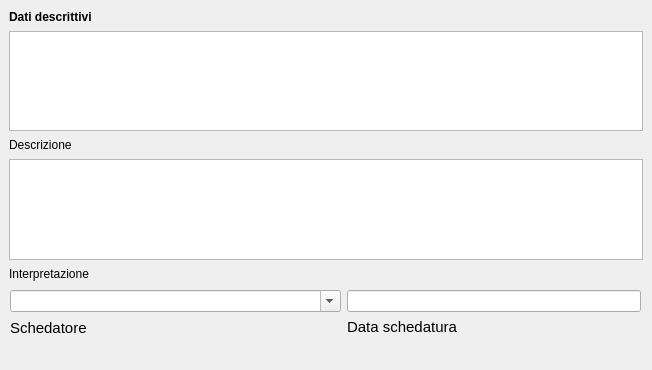
   <widget class="QWidget" name="tab">
    <attribute name="title">
     <string>Dati descrittivi</string>
    </attribute>
    <widget class="QLabel" name="label_13">
     <property name="geometry">
      <rect>
       <x>9</x>
       <y>9</y>
       <width>95</width>
       <height>16</height>
      </rect>
     </property>
     <property name="font">
      <font>
       <weight>75</weight>
       <bold>true</bold>
      </font>
     </property>
     <property name="text">
      <string>Dati descrittivi</string>
     </property>
    </widget>
    <widget class="QTextEdit" name="textEdit_descrizione">
     <property name="geometry">
      <rect>
       <x>9</x>
       <y>31</y>
       <width>634</width>
       <height>100</height>
      </rect>
     </property>
     <property name="font">
      <font>
       <pointsize>10</pointsize>
      </font>
     </property>
     <property name="html">
      <string>&lt;!DOCTYPE HTML PUBLIC &quot;-//W3C//DTD HTML 4.0//EN&quot; &quot;http://www.w3.org/TR/REC-html40/strict.dtd&quot;&gt;
&lt;html&gt;&lt;head&gt;&lt;meta name=&quot;qrichtext&quot; content=&quot;1&quot; /&gt;&lt;style type=&quot;text/css&quot;&gt;
p, li { white-space: pre-wrap; }
&lt;/style&gt;&lt;/head&gt;&lt;body style=&quot; font-family:'MS Shell Dlg 2'; font-size:10pt; font-weight:400; font-style:normal;&quot;&gt;
&lt;p style=&quot; margin-top:0px; margin-bottom:0px; margin-left:0px; margin-right:0px; -qt-block-indent:0; text-indent:0px;&quot;&gt;&lt;span style=&quot; font-family:'Lucida Grande'; font-size:13pt;&quot;&gt;&lt;br /&gt;&lt;/span&gt;&lt;/p&gt;&lt;/body&gt;&lt;/html&gt;</string>
     </property>
    </widget>
    <widget class="QLabel" name="label_6">
     <property name="geometry">
      <rect>
       <x>9</x>
       <y>137</y>
       <width>69</width>
       <height>16</height>
      </rect>
     </property>
     <property name="text">
      <string>Descrizione </string>
     </property>
    </widget>
    <widget class="QTextEdit" name="textEdit_interpretazione">
     <property name="geometry">
      <rect>
       <x>9</x>
       <y>159</y>
       <width>634</width>
       <height>101</height>
      </rect>
     </property>
     <property name="font">
      <font>
       <pointsize>10</pointsize>
      </font>
     </property>
    </widget>
    <widget class="QLabel" name="label_7">
     <property name="geometry">
      <rect>
       <x>9</x>
       <y>266</y>
       <width>91</width>
       <height>16</height>
      </rect>
     </property>
     <property name="text">
      <string>Interpretazione </string>
     </property>
    </widget>
    <widget class="QWidget" name="layoutWidget_2">
     <property name="geometry">
      <rect>
       <x>10</x>
       <y>290</y>
       <width>631</width>
       <height>71</height>
      </rect>
     </property>
     <layout class="QGridLayout" name="gridLayout_13">
      <item row="0" column="1">
       <layout class="QGridLayout" name="gridLayout_12">
        <item row="0" column="0">
         <widget class="QLineEdit" name="lineEdit_data_schedatura">
          <property name="text">
           <string/>
          </property>
         </widget>
        </item>
        <item row="2" column="0">
         <spacer name="verticalSpacer_2">
          <property name="orientation">
           <enum>Qt::Vertical</enum>
          </property>
          <property name="sizeHint" stdset="0">
           <size>
            <width>20</width>
            <height>40</height>
           </size>
          </property>
         </spacer>
        </item>
        <item row="1" column="0">
         <widget class="QLabel" name="label_25">
          <property name="font">
           <font>
            <pointsize>11</pointsize>
           </font>
          </property>
          <property name="text">
           <string>Data schedatura</string>
          </property>
         </widget>
        </item>
       </layout>
      </item>
      <item row="0" column="0">
       <layout class="QGridLayout" name="gridLayout_11">
        <item row="1" column="0">
         <widget class="QLabel" name="label_35">
          <property name="font">
           <font>
            <pointsize>11</pointsize>
           </font>
          </property>
          <property name="text">
           <string>Schedatore</string>
          </property>
         </widget>
        </item>
        <item row="1" column="1">
         <spacer name="horizontalSpacer_8">
          <property name="orientation">
           <enum>Qt::Horizontal</enum>
          </property>
          <property name="sizeHint" stdset="0">
           <size>
            <width>248</width>
            <height>20</height>
           </size>
          </property>
         </spacer>
        </item>
        <item row="0" column="0" colspan="2">
         <widget class="QComboBox" name="comboBox_schedatore">
          <property name="editable">
           <bool>true</bool>
          </property>
         </widget>
        </item>
        <item row="2" column="0">
         <spacer name="verticalSpacer">
          <property name="orientation">
           <enum>Qt::Vertical</enum>
          </property>
          <property name="sizeHint" stdset="0">
           <size>
            <width>20</width>
            <height>40</height>
           </size>
          </property>
         </spacer>
        </item>
       </layout>
      </item>
     </layout>
    </widget>
   </widget>
